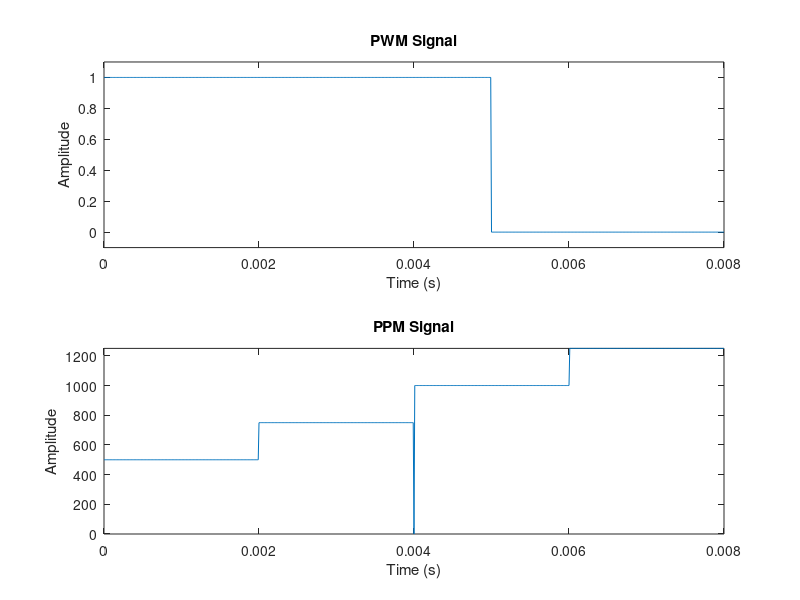

Reproduce this figure in MATLAB.
% Define the frequency of the PWM signal
pwm_frequency = 100; % Hz

% Define the duty cycle of the PWM signal
pwm_duty_cycle = 50; % percent

% Define the pulse width of the PPM signal
ppm_pulse_width = 2; % milliseconds

% Define the number of channels in the PPM signal
ppm_num_channels = 4;

% Define the values for each channel in the PPM signal
ppm_values = [1000, 1500, 2000, 2500]; % microseconds

% Define the duration of the PPM signal
ppm_duration = (ppm_pulse_width * ppm_num_channels) / 1000; % seconds

% Create the time vector for both signals
t = 0:1/(pwm_frequency*1000):ppm_duration;

% Generate the PWM signal
pwm_signal = pwm_duty_cycle/100 * square(2*pi*pwm_frequency*t) + 0.5;

% Generate the PPM signal
ppm_signal = zeros(size(t));
for i = 1:ppm_num_channels
    ppm_signal((i-1)*length(t)/ppm_num_channels+1:i*length(t)/ppm_num_channels) = ppm_values(i)/ppm_pulse_width;
end

% Plot the signals
figure;
subplot(2,1,1);
plot(t, pwm_signal);
ylim([-0.1 1.1]);
title('PWM Signal');
xlabel('Time (s)');
ylabel('Amplitude');
subplot(2,1,2);
plot(t, ppm_signal);
ylim([-0.1 max(ppm_values)/ppm_pulse_width+0.1]);
title('PPM Signal');
xlabel('Time (s)');
ylabel('Amplitude');

